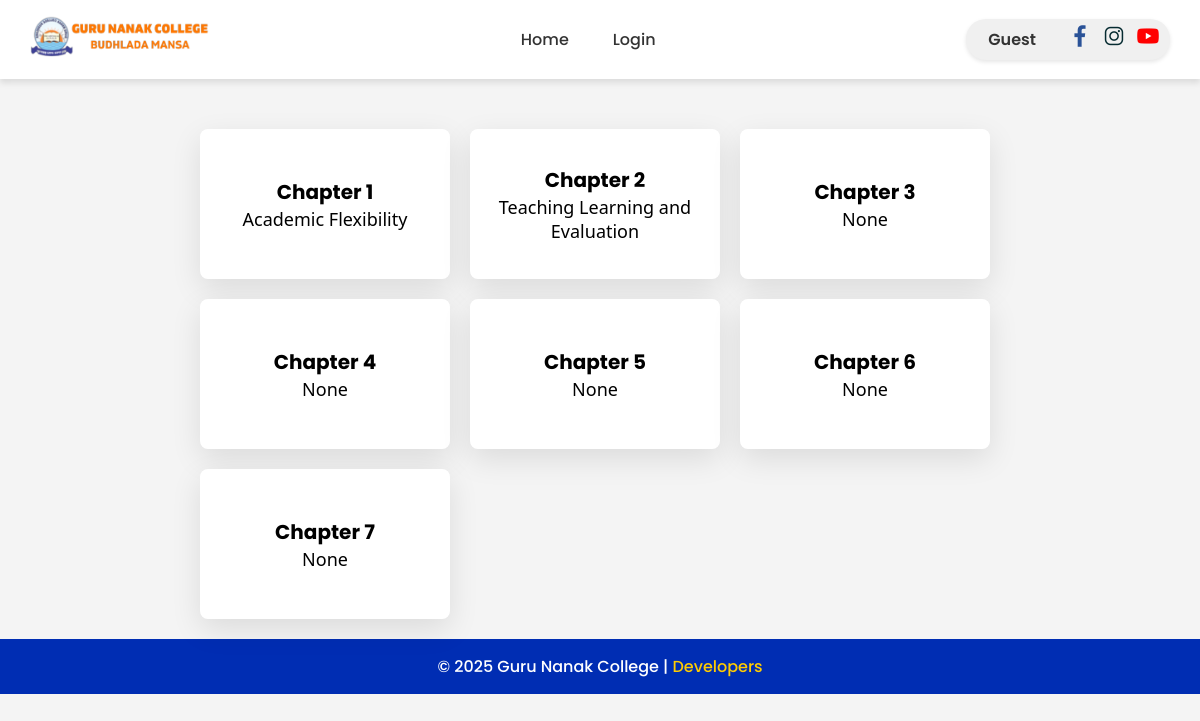
The app's page /chapter/year/ with its own data.
### home/models.py (models this page shows, shortened)
class Chapter(models.Model):
    year = models.ForeignKey(Year, on_delete=models.CASCADE, related_name='chapters')
    name = models.CharField(max_length=255)
    subname = models.CharField(max_length=255, blank=True, null=True)

### home/views.py (the view)
# urls.py: path('chapter/year/', chapter, name='chapter'),
def chapter(request):
    year = request.GET.get('year')
    if year:
        chapters = Chapter.objects.filter(year__year=year).prefetch_related(
            'subchapters__categories'
        )
        if not chapters.exists():
            return render(request, 'chapters.html', {
                'chapters': chapters,
                'message': f"No chapters found for year {year}."
            })
    else:
        chapters = Chapter.objects.prefetch_related('subchapters__categories').all()
    return render(request, 'chapters.html', {'chapters': chapters})

### templates/chapters.html (shortened to what this page needs)
{% extends "base.html" %}
{% block content %}
    <div class="content-wrapper" id="contentWrapper">
        <div class="block-container">
            {% for chapter in chapters %}
    <div class="block">
        <h2 class="block-name">{{ chapter.name }}</h2>
        <p class = "subname">{{chapter.subname}}</p>
    </div>
{% empty %}
    <p>No chapters available.</p>
{% endfor %}
        </div>
</div>
{% endblock %}

### templates/base.html (style rules this page uses)
body { margin: 0; padding: 0; font-family: 'Poppins', sans-serif; background: #f4f4f4; color: #333; }

### templates/chapters.html (style rules this page uses)
.block { animation: fadeSlideIn .9s ease-out both; }
* { box-sizing: border-box; margin: 0; padding: 0; }
.content-wrapper { transition: filter 0.3s ease-in-out; margin-top: 40px; margin-left: auto; margin-right: auto; max-width: 1200px; margin-bottom: auto; }
.block-container { display:flex; grid-template-columns: repeat(auto-fill, minmax(250px, 1fr)); gap: 20px; flex-wrap: wrap; max-width: 800px; margin-top: 0px; margin-left: auto; margin-right: auto; }
.block { width: 250px; height: 150px; border-radius: 8px; text-align: center; display: flex; flex-direction: column; align-items: center; justify-content: center; cursor: pointer; transition: all 0.3s ease-in-out; color: black; font-size: 18px; overflow: hidden; position: relative; background: white; box-shadow: 0px 10px 30px rgba(0, 0, 0, 0.1); padding: 20px; }
.block-name { font-size: 20px; font-weight: bold; text-align: center; }
.subname { font-size: 18px; text-align: center; font-family:'Segoe UI', Tahoma, Geneva, Verdana, sans-serif; font-weight:5px; }

### records on screen
Chapter: name "Chapter 1", subname "Academic Flexibility"
Chapter: name "Chapter 2", subname "Teaching Learning and Evaluation"
Chapter: name "Chapter 3", subname "None"
Chapter: name "Chapter 4", subname "None"
Chapter: name "Chapter 5", subname "None"
Chapter: name "Chapter 6", subname "None"
Chapter: name "Chapter 7", subname "None"

### other values on screen
{{ user.username|default:"Guest" }} "Guest"
